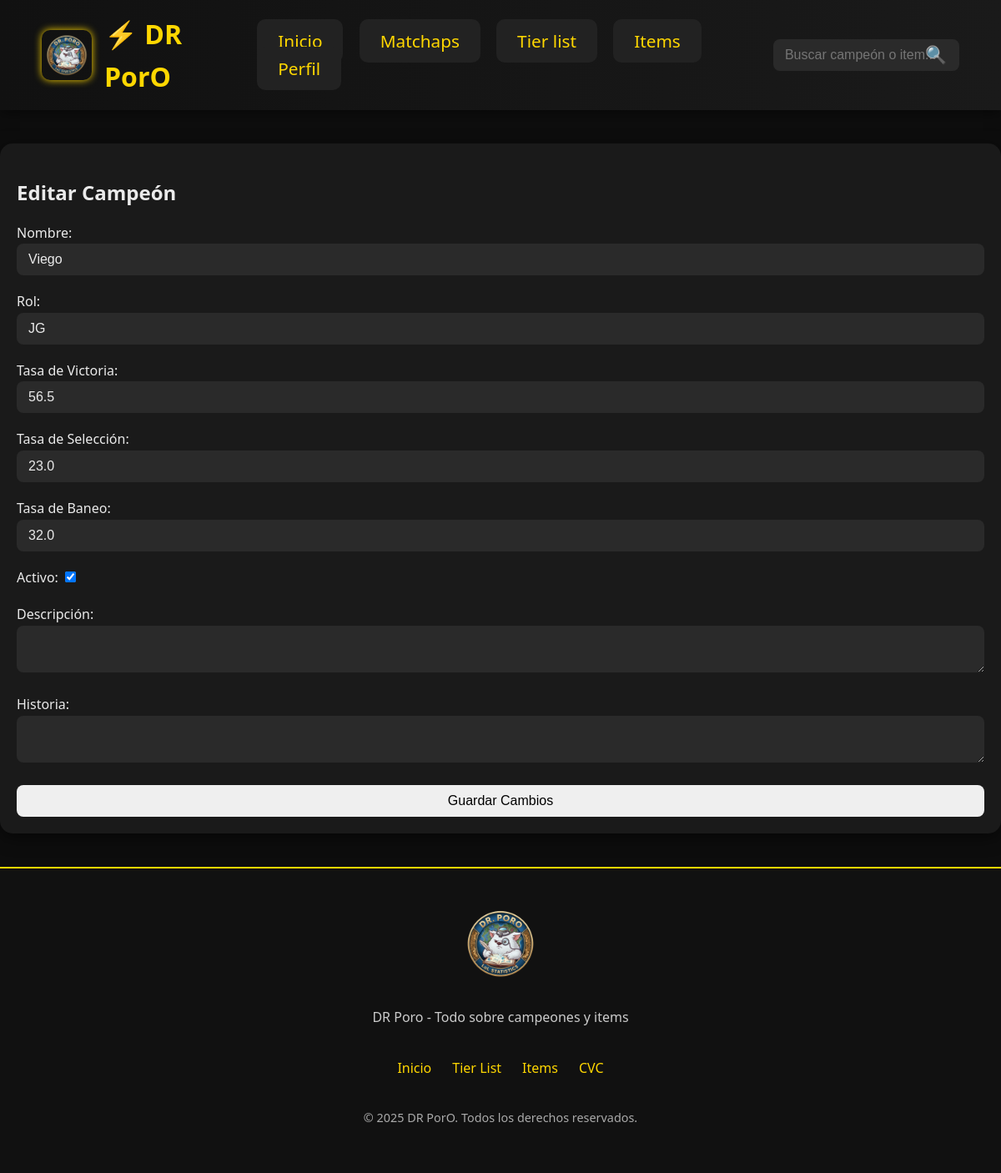
The page /champions/7/edit on the database its author committed.
### models.py (models this page shows)
class Champion(Base):
    __tablename__ = "champions"
    id = Column(Integer, primary_key=True, index=True)
    nombre = Column(String, unique=True, index=True, nullable=False)
    rol = Column(String, nullable=False)
    tasa_victoria = Column(Float, default=50.0)
    tasa_seleccion = Column(Float, default=0.0)
    tasa_baneo = Column(Float, default=0.0)
    activo = Column(Boolean, default=True)
    usuarios_favoritos = relationship(
        "UserProfile",
        secondary=userprofile_favorite_champions,
        back_populates="campeones_favoritos"
    )
    profile = relationship(
        "Profile",
        back_populates="champion",
        uselist=False,
        cascade="all, delete-orphan"
    )
    enfrentamientos = relationship(
        "ChampionVsChampion",
        back_populates="champion",
        cascade="all, delete-orphan",
        foreign_keys="ChampionVsChampion.champion_id"
    )
    items = relationship(
        "Item",
        secondary="champion_items",
        back_populates="champions"
    )
    champion_items = relationship(
        "ChampionItem",
        backref="champion",
        cascade="all, delete-orphan"
    )

### routers/champions.py (the view)
@router.get("/{champion_id}/edit", response_class=HTMLResponse)
def edit_champion_form(champion_id: int, request: Request, db: Session = Depends(get_db)):
    champion = crud.get_champion(db, champion_id) or raise_404()
    return templates.TemplateResponse("champion/champion_edit.html", {
        "request": request, "champion": champion
    })

### templates/champion/champion_edit.html
{% extends "base.html" %}
{% block content %}
<h2>Editar Campeón</h2>
<form action="/champions/{{ champion.id }}/edit" method="post">
    <label>Nombre:
        <input type="text" name="nombre" value="{{ champion.nombre }}" required>
    </label>
    <label>Rol:
        <input type="text" name="rol" value="{{ champion.rol }}" required>
    </label>
    <label>Tasa de Victoria:
        <input type="number" step="0.1" name="tasa_victoria" value="{{ champion.tasa_victoria }}">
    </label>
    <label>Tasa de Selección:
        <input type="number" step="0.1" name="tasa_seleccion" value="{{ champion.tasa_seleccion }}">
    </label>
    <label>Tasa de Baneo:
        <input type="number" step="0.1" name="tasa_baneo" value="{{ champion.tasa_baneo }}">
    </label>
    <label>Activo:
        <input type="checkbox" name="activo" {% if champion.activo %}checked{% endif %}>
    </label>
    <label>Descripción:
        <textarea name="descripcion">{{ champion.profile.descripcion if champion.profile else "" }}</textarea>
    </label>
    <label>Historia:
        <textarea name="historia">{{ champion.profile.historia if champion.profile else "" }}</textarea>
    </label>
    <button type="submit">Guardar Cambios</button>
</form>
{% endblock %}

### static/style.css (style rules this page uses)
:root { --gold: #D4AF37; --bg-dark: #0c0c0c; --bg-card: #1a1a1a; --text-light: #eaeaea; --text-muted: #999999; --border-radius: 8px; --shadow: rgba(0, 0, 0, 0.6); }
* { box-sizing: border-box; }
body { margin: 0; font-family: 'Segoe UI', Tahoma, Geneva, Verdana, sans-serif; background-color: var(--bg-dark); color: var(--text-light); line-height: 1.6; }
h1, h2, h3 { color: var(--text-light); margin-bottom: 16px; }
button { padding: 10px 20px; border-radius: var(--border-radius); border: none; cursor: pointer; transition: background-color 0.3s, transform 0.2s; font-size: 1rem; }
form { display: flex; flex-direction: column; gap: 15px; }
form input[type="text"], form input[type="email"], form input[type="password"], form input[type="number"], form textarea, form select { width: 100%; padding: 10px 14px; border: none; border-radius: var(--border-radius); background-color: #2a2a2a; color: var(--text-light); font-size: 1rem; outline: none; transition: box-shadow 0.3s, border 0.3s; }
form label { font-weight: 500; margin-bottom: 4px; color: var(--text-light); }

### templates/base.html (style rules this page uses)
body { margin: 0; font-family: 'Segoe UI', Tahoma, Geneva, Verdana, sans-serif; background: #0d0d0d; color: #eee; }

### rows shown on the page
Champion: nombre "Viego", rol "JG", tasa_victoria "56.5", tasa_seleccion "23.0", tasa_baneo "32.0", activo "☑"
